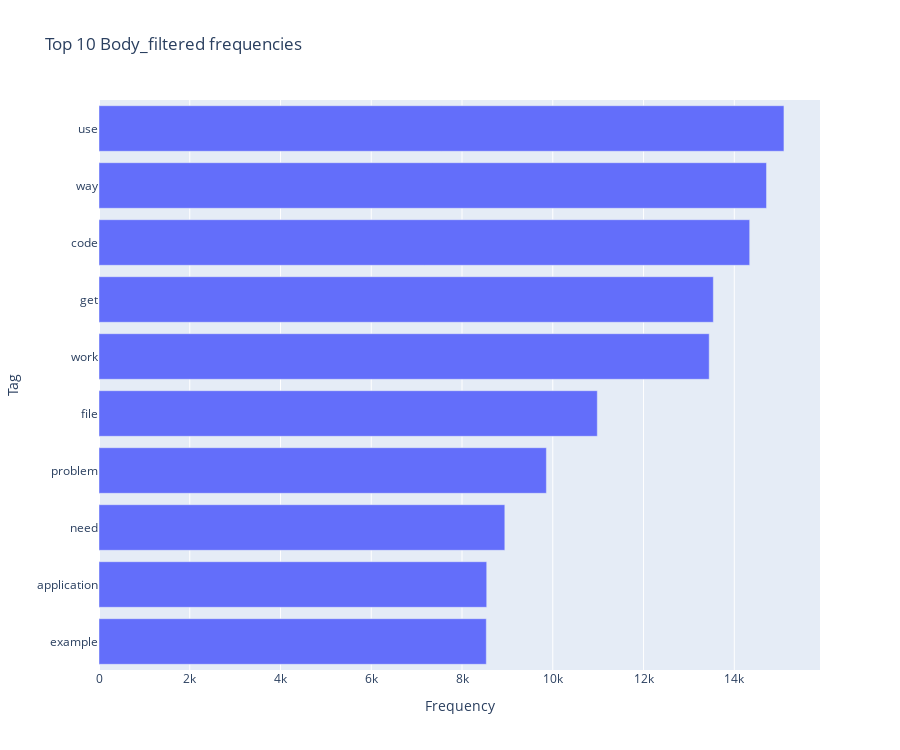

Notebook cell for this chart:
### Code cell
def plot_frequencies(series,top=10):

    dist = FreqDist(','.join(series).split(','))
    dist_df = pd.DataFrame({'Tag':dist.keys(),'Frequency':dist.values()}).sort_values('Frequency').tail(top)
    fig = px.bar(dist_df,x='Frequency',y='Tag',orientation='h',title=f'Top {top} {series.name} frequencies',height=750)
    fig.show()

plot_frequencies(df['Body_filtered'])

### Figure 1 — Plotly figure (JSON) as saved in the notebook; plotly's stock layout.template omitted (floating-point values rounded to 4 significant figures)
{"data": [{"alignmentgroup": "True", "hovertemplate": "Frequency=%{x}<br>Tag=%{y}<extra></extra>", "legendgroup": "", "marker": {"color": "#636efa", "pattern": {"shape": ""}}, "name": "", "offsetgroup": "", "orientation": "h", "showlegend": false, "textposition": "auto", "type": "bar", "x": [8535, 8544, 8943, 9859, 10981, 13447, 13538, 14339, 14710, 15094], "xaxis": "x", "y": ["example", "application", "need", "problem", "file", "work", "get", "code", "way", "use"], "yaxis": "y"}], "layout": {"barmode": "relative", "height": 750, "legend": {"tracegroupgap": 0}, "title": {"text": "Top 10 Body_filtered frequencies"}, "xaxis": {"anchor": "y", "domain": [0, 1], "title": {"text": "Frequency"}}, "yaxis": {"anchor": "x", "domain": [0, 1], "title": {"text": "Tag"}}}}
